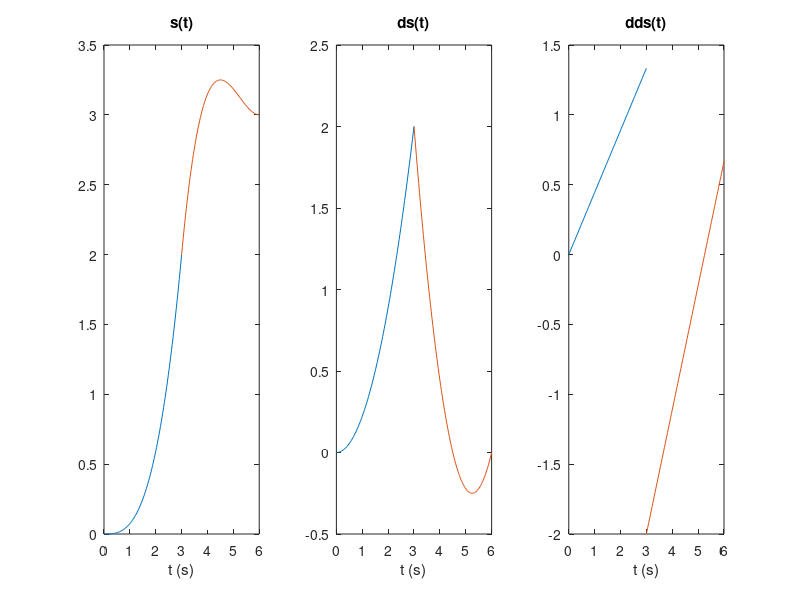

Source code (MATLAB):
% An industrial robot arm wants to move in 1 dimension through three points. 
% It wants to do this using a cubic polynomial in the form of 
% s(t) = a0*t^0 + a1*t^1 + a2*t^2 + a3*t^3
% where s denotes the position and t denotes the time. 
% The robot should move through positions s1=0, s2=2, and s3=3 at times t1=0, t2=3 and t2=6.
% The trajectory should start and end with zero velocity but the velocity at position s2 should be 2m/s. 
% Determine the coefficients of the trajectory polynomial and plot s and 
% its first and second derivatives on a graph with labeled axes. 

% Equations
% s1(t) = a10*t^0 + a11*t^1 + a12*t^2 + a13*t^3
% ds1(t) = a11*t^0 + 2*a12*t^1 + 3*a13*t^2
% s2(t) = a20*t^0 + a21*t^1 + a22*t^2 + a23*t^3
% ds2(t) = a21*t^0 + 2*a22*t^1 + 3*a23*t^2

% Constraints
% s1(0) = a10*0^0 + a11*0^1 + a12*0^2 + a13*0^3 = 0
% s1(3) = a10*3^0 + a11*3^1 + a12*3^2 + a13*3^3 = 2
% ds1(0) = a11*0^0 + 2*a12*0^1 + 3*a13*0^2 = 0
% ds1(3) = a11*3^0 + 2*a12*3^1 + 3*a13*3^2 = 2
% s2(3) = a20*3^0 + a21*3^1 + a22*3^2 + a23*3^3 = 2
% s2(6) = a20*6^0 + a21*6^1 + a22*6^2 + a23*6^3 = 3
% ds2(3) = a21*3^0 + 2*a22*3^1 + 3*a23*3^2 = 2
% ds2(6) = a21*6^0 + 2*a22*6^1 + 3*a23*6^2 = 0

% Init
clear
clc

% Coefficient matrix
A = [[1 0 0 0 0 0 0 0]; [1 3 3^2 3^3 0 0 0 0]; [0 1 0 0 0 0 0 0]; [0 1 6 3*3^2 0 0 0 0]; [0 0 0 0 1 3 3^2 3^3]; [0 0 0 0 1 6 6^2 6^3]; [0 0 0 0 0 1 2*3 3*3^2]; [0 0 0 0 0 1 2*6 3*6^2]]

% Known vector
b = [0 2 0 2 2 3 2 0]';

% Solution
x = A\b;

% Evaluate solution of segment 1
t1 = linspace(0,3,100);
s1 = x(1)*t1.^0 + x(2)*t1.^1 + x(3)*t1.^2 + x(4)*t1.^3;
ds1 = x(2)*t1.^0 + 2*x(3)*t1.^1 + 3*x(4)*t1.^2;
dds1 = 2*x(3)*t1.^0 + 6*x(4)*t1.^1;

% Evaluate solution of segment 2
t2 = linspace(3,6,100);
s2 = x(5)*t2.^0 + x(6)*t2.^1 + x(7)*t2.^2 + x(8)*t2.^3;
ds2 = x(6)*t2.^0 + 2*x(7)*t2.^1 + 3*x(8)*t2.^2;
dds2 = 2*x(7)*t2.^0 + 6*x(8)*t2.^1;

% Plot solution
figure(2)
subplot(1, 3, 1)
plot(t1, s1); hold on;
plot(t2, s2)
title("s(t)")
xlabel("t (s)")
subplot(1, 3, 2)
plot(t1, ds1); hold on;
plot(t2, ds2)
title("ds(t)")
xlabel("t (s)")
subplot(1, 3, 3)
plot(t1, dds1); hold on;
plot(t2, dds2)
title("dds(t)")
xlabel("t (s)")

